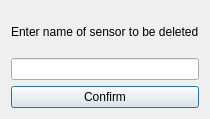
<?xml version="1.0" encoding="UTF-8"?>
<ui version="4.0">
 <class>Dialog</class>
 <widget class="QDialog" name="Dialog">
  <property name="geometry">
   <rect>
    <x>0</x>
    <y>0</y>
    <width>210</width>
    <height>119</height>
   </rect>
  </property>
  <property name="windowTitle">
   <string>Dialog</string>
  </property>
  <layout class="QVBoxLayout" name="verticalLayout">
   <item>
    <widget class="QLabel" name="deleteLabel">
     <property name="text">
      <string>Enter name of sensor to be deleted</string>
     </property>
    </widget>
   </item>
   <item>
    <widget class="QLineEdit" name="deleteInput"/>
   </item>
   <item>
    <widget class="QPushButton" name="deleteButton">
     <property name="text">
      <string>Confirm</string>
     </property>
    </widget>
   </item>
  </layout>
 </widget>
 <resources/>
 <connections/>
</ui>
